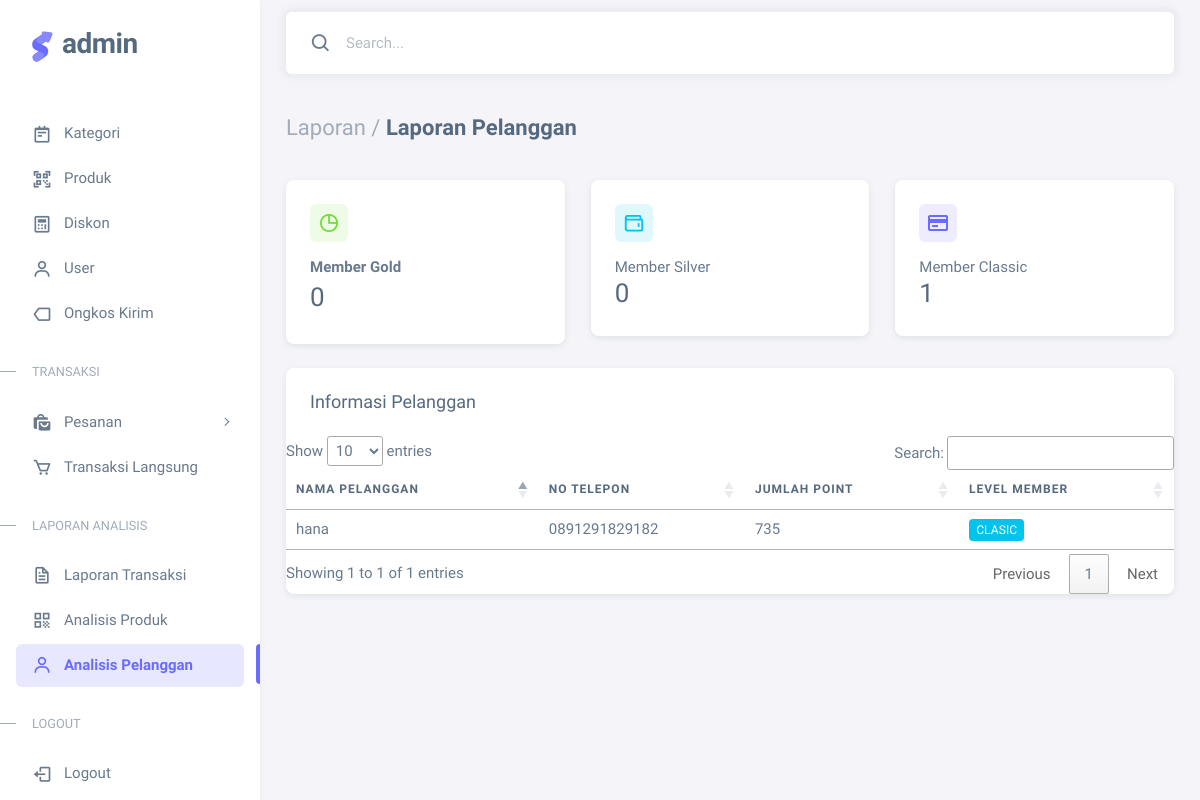
Screenshot of /Admin/cAnalisis_member (signed in) with the database file from the repository.
### tables this page shows
CREATE TABLE `pelanggan` (
  `id_pelanggan` int(11) NOT NULL,
  `nm_pel` varchar(125) NOT NULL,
  `alamat` text NOT NULL,
  `no_tlpon` varchar(15) NOT NULL,
  `username` varchar(125) NOT NULL,
  `email` varchar(125) DEFAULT NULL,
  `password` varchar(125) NOT NULL,
  `level_member` int(11) NOT NULL,
  `point` int(11) NOT NULL,
  `rol_id` int(11) DEFAULT NULL,
  `is_active` int(11) DEFAULT NULL
);

### application/controllers/Admin/cAnalisis_member.php (called while the page is built, shortened)
<?php
class cAnalisis_member extends CI_Controller
{
    public function __construct()
    {
        $this->load->model('Admin/mLaporan');
    }
    public function index()
    {
        $data = array(
            'lap' => $this->mLaporan->member()
        );
        $this->load->view('Admin/Layout/head');
        $this->load->view('Admin/Layout/aside');
        $this->load->view('Admin/Layout/navbar');
        $this->load->view('Admin/Laporan/lap_pelanggan', $data);
        $this->load->view('Admin/Layout/footer');
    }
}

### index.php (called while the page is built, shortened)
<?php
require_once BASEPATH.'core/CodeIgniter.php';

### application/models/Admin/mLaporan.php (called while the page is built, shortened)
<?php
class mLaporan extends CI_Model
{
    public function member()
    {
        $data['gold'] = $this->db->query("SELECT COUNT(level_member) as jml FROM `pelanggan` WHERE level_member='1'")->row();
        $data['silver'] = $this->db->query("SELECT COUNT(level_member) as jml FROM `pelanggan` WHERE level_member='2'")->row();
        $data['classic'] = $this->db->query("SELECT COUNT(level_member) as jml FROM `pelanggan` WHERE level_member='3'")->row();
        $data['all'] = $this->db->query("SELECT * FROM `pelanggan`")->result();
        return $data;
    }
}

### application/views/Admin/Laporan/lap_pelanggan.php (the view, shortened to what this page needs)
<div class="content-wrapper">
    <div class="container-xxl flex-grow-1 container-p-y">
        <h4 class="fw-bold py-3 mb-4"><span class="text-muted fw-light">Laporan /</span> Laporan Pelanggan</h4>
        <div class="col-lg-12 col-md-12 order-1">
            <div class="row">
                <div class="col-lg-4 col-md-12 col-6 mb-4">
                    <div class="card">
                        <div class="card-body">
                            <div class="card-title d-flex align-items-start justify-content-between">
                                <div class="avatar flex-shrink-0">
                                    <img src="<?= base_url('asset/sneat/') ?>assets/img/icons/unicons/chart-success.png" alt="chart success" class="rounded" />
                                </div>
                            </div>
                            <span class="fw-semibold d-block mb-1">Member Gold</span>
                            <h3 class="card-title mb-2"><?= $lap['gold']->jml ?></h3>
                        </div>
                    </div>
                </div>
                <div class="col-lg-4 col-md-12 col-6 mb-4">
                    <div class="card">
                        <div class="card-body">
                            <div class="card-title d-flex align-items-start justify-content-between">
                                <div class="avatar flex-shrink-0">
                                    <img src="<?= base_url('asset/sneat/') ?>assets/img/icons/unicons/wallet-info.png" alt="Credit Card" class="rounded" />
                                </div>
                            </div>
                            <span>Member Silver</span>
                            <h3 class="card-title text-nowrap mb-1"><?= $lap['silver']->jml ?></h3>
                        </div>
                    </div>
                </div>
                <div class="col-lg-4 col-md-12 col-6 mb-4">
                    <div class="card">
                        <div class="card-body">
                            <div class="card-title d-flex align-items-start justify-content-between">
                                <div class="avatar flex-shrink-0">
                                    <img src="<?= base_url('asset/sneat/') ?>assets/img/icons/unicons/cc-primary.png" alt="Credit Card" class="rounded" />
                                </div>
                            </div>
                            <span>Member Classic</span>
                            <h3 class="card-title text-nowrap mb-1"><?= $lap['classic']->jml ?></h3>
                        </div>
                    </div>
                </div>
            </div>
        </div>
        <div class="row">
            <div class="col-lg-12">
                <div class="card">
                    <h5 class="card-header">Informasi Pelanggan</h5>
                    <div class="table-responsive text-nowrap">
                        <table id="myTable" class="table ">
                            <thead>
                                <tr>
                                    <th>Nama Pelanggan </th>
                                    <th>No Telepon</th>
                                    <th>Jumlah Point</th>
                                    <th>Level Member</th>
                                </tr>
                            </thead>
                            <tbody class="table-border-bottom-0">
                                <?php
                                foreach ($lap['all'] as $key => $value) {
                                ?>
                                    <tr>
                                        <td><?= $value->nm_pel ?></td>
                                        <td><?= $value->no_tlpon ?></td>
                                        <td><?= $value->point ?></td>
                                        <td><?php
                                            if ($value->level_member == '1') {
                                                echo ' <span class="badge bg-success">Gold</span>';
                                            } else if ($value->level_member == '2') {
                                                echo '<span class="badge bg-warning">Silver</span>';
                                            } else {
                                                echo '<span class="badge bg-info">Clasic</span>';
                                            }
                                            ?></td>
                                    </tr>
                                <?php
                                }
                                ?>
                            </tbody>
                        </table>
                    </div>
                </div>
            </div>
        </div>
    </div>
</div>

### rows the page displays
pelanggan: nm_pel "hana", no_tlpon "0891291829182", point "735", level_member "CLASIC"

### other values shown
$lap['gold']->jml "0"
$lap['silver']->jml "0"
$lap['classic']->jml "1"
